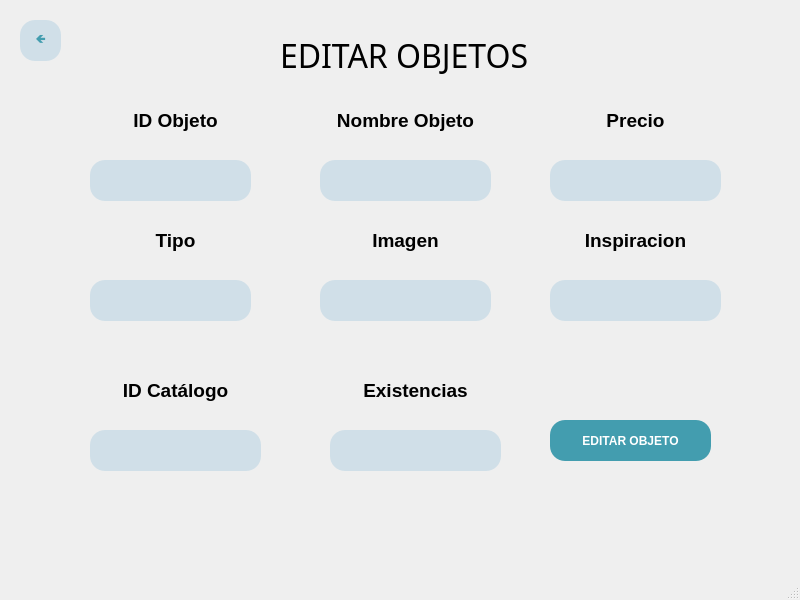
<?xml version="1.0" encoding="UTF-8"?>
<ui version="4.0">
 <class>MainWindow</class>
 <widget class="QMainWindow" name="MainWindow">
  <property name="geometry">
   <rect>
    <x>0</x>
    <y>0</y>
    <width>800</width>
    <height>600</height>
   </rect>
  </property>
  <property name="windowTitle">
   <string>MainWindow</string>
  </property>
  <widget class="QWidget" name="centralwidget">
   <widget class="QPushButton" name="BotonEditarObjeto">
    <property name="geometry">
     <rect>
      <x>550</x>
      <y>420</y>
      <width>161</width>
      <height>41</height>
     </rect>
    </property>
    <property name="palette">
     <palette>
      <active>
       <colorrole role="WindowText">
        <brush brushstyle="SolidPattern">
         <color alpha="255">
          <red>255</red>
          <green>255</green>
          <blue>255</blue>
         </color>
        </brush>
       </colorrole>
       <colorrole role="Button">
        <brush brushstyle="SolidPattern">
         <color alpha="255">
          <red>67</red>
          <green>157</green>
          <blue>175</blue>
         </color>
        </brush>
       </colorrole>
       <colorrole role="Text">
        <brush brushstyle="SolidPattern">
         <color alpha="255">
          <red>255</red>
          <green>255</green>
          <blue>255</blue>
         </color>
        </brush>
       </colorrole>
       <colorrole role="ButtonText">
        <brush brushstyle="SolidPattern">
         <color alpha="255">
          <red>255</red>
          <green>255</green>
          <blue>255</blue>
         </color>
        </brush>
       </colorrole>
       <colorrole role="Base">
        <brush brushstyle="SolidPattern">
         <color alpha="255">
          <red>67</red>
          <green>157</green>
          <blue>175</blue>
         </color>
        </brush>
       </colorrole>
       <colorrole role="Window">
        <brush brushstyle="SolidPattern">
         <color alpha="255">
          <red>67</red>
          <green>157</green>
          <blue>175</blue>
         </color>
        </brush>
       </colorrole>
      </active>
      <inactive>
       <colorrole role="WindowText">
        <brush brushstyle="SolidPattern">
         <color alpha="255">
          <red>255</red>
          <green>255</green>
          <blue>255</blue>
         </color>
        </brush>
       </colorrole>
       <colorrole role="Button">
        <brush brushstyle="SolidPattern">
         <color alpha="255">
          <red>67</red>
          <green>157</green>
          <blue>175</blue>
         </color>
        </brush>
       </colorrole>
       <colorrole role="Text">
        <brush brushstyle="SolidPattern">
         <color alpha="255">
          <red>255</red>
          <green>255</green>
          <blue>255</blue>
         </color>
        </brush>
       </colorrole>
       <colorrole role="ButtonText">
        <brush brushstyle="SolidPattern">
         <color alpha="255">
          <red>255</red>
          <green>255</green>
          <blue>255</blue>
         </color>
        </brush>
       </colorrole>
       <colorrole role="Base">
        <brush brushstyle="SolidPattern">
         <color alpha="255">
          <red>67</red>
          <green>157</green>
          <blue>175</blue>
         </color>
        </brush>
       </colorrole>
       <colorrole role="Window">
        <brush brushstyle="SolidPattern">
         <color alpha="255">
          <red>67</red>
          <green>157</green>
          <blue>175</blue>
         </color>
        </brush>
       </colorrole>
      </inactive>
      <disabled>
       <colorrole role="WindowText">
        <brush brushstyle="SolidPattern">
         <color alpha="255">
          <red>255</red>
          <green>255</green>
          <blue>255</blue>
         </color>
        </brush>
       </colorrole>
       <colorrole role="Button">
        <brush brushstyle="SolidPattern">
         <color alpha="255">
          <red>67</red>
          <green>157</green>
          <blue>175</blue>
         </color>
        </brush>
       </colorrole>
       <colorrole role="Text">
        <brush brushstyle="SolidPattern">
         <color alpha="255">
          <red>255</red>
          <green>255</green>
          <blue>255</blue>
         </color>
        </brush>
       </colorrole>
       <colorrole role="ButtonText">
        <brush brushstyle="SolidPattern">
         <color alpha="255">
          <red>255</red>
          <green>255</green>
          <blue>255</blue>
         </color>
        </brush>
       </colorrole>
       <colorrole role="Base">
        <brush brushstyle="SolidPattern">
         <color alpha="255">
          <red>67</red>
          <green>157</green>
          <blue>175</blue>
         </color>
        </brush>
       </colorrole>
       <colorrole role="Window">
        <brush brushstyle="SolidPattern">
         <color alpha="255">
          <red>67</red>
          <green>157</green>
          <blue>175</blue>
         </color>
        </brush>
       </colorrole>
      </disabled>
     </palette>
    </property>
    <property name="cursor">
     <cursorShape>PointingHandCursor</cursorShape>
    </property>
    <property name="styleSheet">
     <string notr="true">background-color: rgb(67, 157, 175);
color: rgb(255, 255, 255);
font-weight: bold;
font-family: 'Verdana';
border-radius: 15px;</string>
    </property>
    <property name="text">
     <string>EDITAR OBJETO</string>
    </property>
   </widget>
   <widget class="QLabel" name="label_6">
    <property name="geometry">
     <rect>
      <x>310</x>
      <y>370</y>
      <width>211</width>
      <height>41</height>
     </rect>
    </property>
    <property name="text">
     <string>&lt;html&gt;&lt;head/&gt;&lt;body&gt;&lt;p align=&quot;center&quot;&gt;&lt;span style=&quot; font-size:14pt; font-weight:600;&quot;&gt;Existencias&lt;/span&gt;&lt;/p&gt;&lt;/body&gt;&lt;/html&gt;</string>
    </property>
   </widget>
   <widget class="QLabel" name="Titulo">
    <property name="geometry">
     <rect>
      <x>280</x>
      <y>10</y>
      <width>271</width>
      <height>91</height>
     </rect>
    </property>
    <property name="font">
     <font>
      <family>Bell MT</family>
      <pointsize>24</pointsize>
      <weight>50</weight>
      <bold>false</bold>
     </font>
    </property>
    <property name="text">
     <string>EDITAR OBJETOS</string>
    </property>
   </widget>
   <widget class="QLineEdit" name="Precio_entrada">
    <property name="geometry">
     <rect>
      <x>550</x>
      <y>160</y>
      <width>171</width>
      <height>41</height>
     </rect>
    </property>
    <property name="styleSheet">
     <string notr="true">border-radius: 15px;
background-color: rgb(208, 223, 232);</string>
    </property>
   </widget>
   <widget class="QLineEdit" name="IDObra_entrada">
    <property name="geometry">
     <rect>
      <x>90</x>
      <y>160</y>
      <width>161</width>
      <height>41</height>
     </rect>
    </property>
    <property name="styleSheet">
     <string notr="true">border-radius: 15px;
background-color: rgb(208, 223, 232);</string>
    </property>
   </widget>
   <widget class="QLineEdit" name="Existencias_entrada">
    <property name="geometry">
     <rect>
      <x>330</x>
      <y>430</y>
      <width>171</width>
      <height>41</height>
     </rect>
    </property>
    <property name="styleSheet">
     <string notr="true">border-radius: 15px;
background-color: rgb(208, 223, 232);</string>
    </property>
   </widget>
   <widget class="QLineEdit" name="Inspiracion_entrada">
    <property name="geometry">
     <rect>
      <x>550</x>
      <y>280</y>
      <width>171</width>
      <height>41</height>
     </rect>
    </property>
    <property name="styleSheet">
     <string notr="true">border-radius: 15px;
background-color: rgb(208, 223, 232);</string>
    </property>
   </widget>
   <widget class="QLineEdit" name="Tipo_entrada">
    <property name="geometry">
     <rect>
      <x>90</x>
      <y>280</y>
      <width>161</width>
      <height>41</height>
     </rect>
    </property>
    <property name="styleSheet">
     <string notr="true">border-radius: 15px;
background-color: rgb(208, 223, 232);</string>
    </property>
   </widget>
   <widget class="QLabel" name="label">
    <property name="geometry">
     <rect>
      <x>70</x>
      <y>100</y>
      <width>211</width>
      <height>41</height>
     </rect>
    </property>
    <property name="text">
     <string>&lt;html&gt;&lt;head/&gt;&lt;body&gt;&lt;p align=&quot;center&quot;&gt;&lt;span style=&quot; font-size:14pt; font-weight:600;&quot;&gt;ID Objeto&lt;/span&gt;&lt;/p&gt;&lt;/body&gt;&lt;/html&gt;</string>
    </property>
   </widget>
   <widget class="QLabel" name="label_7">
    <property name="geometry">
     <rect>
      <x>530</x>
      <y>220</y>
      <width>211</width>
      <height>41</height>
     </rect>
    </property>
    <property name="text">
     <string>&lt;html&gt;&lt;head/&gt;&lt;body&gt;&lt;p align=&quot;center&quot;&gt;&lt;span style=&quot; font-size:14pt; font-weight:600;&quot;&gt;Inspiracion&lt;/span&gt;&lt;/p&gt;&lt;/body&gt;&lt;/html&gt;</string>
    </property>
   </widget>
   <widget class="QLineEdit" name="Imagen_entrada">
    <property name="geometry">
     <rect>
      <x>320</x>
      <y>280</y>
      <width>171</width>
      <height>41</height>
     </rect>
    </property>
    <property name="styleSheet">
     <string notr="true">border-radius: 15px;
background-color: rgb(208, 223, 232);</string>
    </property>
   </widget>
   <widget class="QLabel" name="label_4">
    <property name="geometry">
     <rect>
      <x>530</x>
      <y>100</y>
      <width>211</width>
      <height>41</height>
     </rect>
    </property>
    <property name="text">
     <string>&lt;html&gt;&lt;head/&gt;&lt;body&gt;&lt;p align=&quot;center&quot;&gt;&lt;span style=&quot; font-size:14pt; font-weight:600;&quot;&gt;Precio&lt;/span&gt;&lt;/p&gt;&lt;/body&gt;&lt;/html&gt;</string>
    </property>
   </widget>
   <widget class="QLabel" name="label_8">
    <property name="geometry">
     <rect>
      <x>300</x>
      <y>220</y>
      <width>211</width>
      <height>41</height>
     </rect>
    </property>
    <property name="text">
     <string>&lt;html&gt;&lt;head/&gt;&lt;body&gt;&lt;p align=&quot;center&quot;&gt;&lt;span style=&quot; font-size:14pt; font-weight:600;&quot;&gt;Imagen&lt;/span&gt;&lt;/p&gt;&lt;/body&gt;&lt;/html&gt;</string>
    </property>
   </widget>
   <widget class="QLineEdit" name="NombreObjeto_entrada">
    <property name="geometry">
     <rect>
      <x>320</x>
      <y>160</y>
      <width>171</width>
      <height>41</height>
     </rect>
    </property>
    <property name="styleSheet">
     <string notr="true">border-radius: 15px;
background-color: rgb(208, 223, 232);</string>
    </property>
   </widget>
   <widget class="QLabel" name="label_3">
    <property name="geometry">
     <rect>
      <x>300</x>
      <y>100</y>
      <width>211</width>
      <height>41</height>
     </rect>
    </property>
    <property name="text">
     <string>&lt;html&gt;&lt;head/&gt;&lt;body&gt;&lt;p align=&quot;center&quot;&gt;&lt;span style=&quot; font-size:14pt; font-weight:600;&quot;&gt;Nombre Objeto&lt;/span&gt;&lt;/p&gt;&lt;/body&gt;&lt;/html&gt;</string>
    </property>
   </widget>
   <widget class="QLabel" name="label_2">
    <property name="geometry">
     <rect>
      <x>70</x>
      <y>220</y>
      <width>211</width>
      <height>41</height>
     </rect>
    </property>
    <property name="text">
     <string>&lt;html&gt;&lt;head/&gt;&lt;body&gt;&lt;p align=&quot;center&quot;&gt;&lt;span style=&quot; font-size:14pt; font-weight:600;&quot;&gt;Tipo&lt;/span&gt;&lt;/p&gt;&lt;/body&gt;&lt;/html&gt;</string>
    </property>
   </widget>
   <widget class="QLabel" name="label_9">
    <property name="geometry">
     <rect>
      <x>70</x>
      <y>370</y>
      <width>211</width>
      <height>41</height>
     </rect>
    </property>
    <property name="text">
     <string>&lt;html&gt;&lt;head/&gt;&lt;body&gt;&lt;p align=&quot;center&quot;&gt;&lt;span style=&quot; font-size:14pt; font-weight:600;&quot;&gt;ID Catálogo&lt;/span&gt;&lt;/p&gt;&lt;/body&gt;&lt;/html&gt;</string>
    </property>
   </widget>
   <widget class="QLineEdit" name="IDCatalogo_entrada">
    <property name="geometry">
     <rect>
      <x>90</x>
      <y>430</y>
      <width>171</width>
      <height>41</height>
     </rect>
    </property>
    <property name="styleSheet">
     <string notr="true">border-radius: 15px;
background-color: rgb(208, 223, 232);</string>
    </property>
   </widget>
   <widget class="QPushButton" name="BotonHome">
    <property name="geometry">
     <rect>
      <x>20</x>
      <y>20</y>
      <width>41</width>
      <height>41</height>
     </rect>
    </property>
    <property name="palette">
     <palette>
      <active>
       <colorrole role="WindowText">
        <brush brushstyle="SolidPattern">
         <color alpha="255">
          <red>67</red>
          <green>157</green>
          <blue>175</blue>
         </color>
        </brush>
       </colorrole>
       <colorrole role="Button">
        <brush brushstyle="SolidPattern">
         <color alpha="255">
          <red>208</red>
          <green>223</green>
          <blue>232</blue>
         </color>
        </brush>
       </colorrole>
       <colorrole role="Text">
        <brush brushstyle="SolidPattern">
         <color alpha="255">
          <red>67</red>
          <green>157</green>
          <blue>175</blue>
         </color>
        </brush>
       </colorrole>
       <colorrole role="ButtonText">
        <brush brushstyle="SolidPattern">
         <color alpha="255">
          <red>67</red>
          <green>157</green>
          <blue>175</blue>
         </color>
        </brush>
       </colorrole>
       <colorrole role="Base">
        <brush brushstyle="SolidPattern">
         <color alpha="255">
          <red>208</red>
          <green>223</green>
          <blue>232</blue>
         </color>
        </brush>
       </colorrole>
       <colorrole role="Window">
        <brush brushstyle="SolidPattern">
         <color alpha="255">
          <red>208</red>
          <green>223</green>
          <blue>232</blue>
         </color>
        </brush>
       </colorrole>
      </active>
      <inactive>
       <colorrole role="WindowText">
        <brush brushstyle="SolidPattern">
         <color alpha="255">
          <red>67</red>
          <green>157</green>
          <blue>175</blue>
         </color>
        </brush>
       </colorrole>
       <colorrole role="Button">
        <brush brushstyle="SolidPattern">
         <color alpha="255">
          <red>208</red>
          <green>223</green>
          <blue>232</blue>
         </color>
        </brush>
       </colorrole>
       <colorrole role="Text">
        <brush brushstyle="SolidPattern">
         <color alpha="255">
          <red>67</red>
          <green>157</green>
          <blue>175</blue>
         </color>
        </brush>
       </colorrole>
       <colorrole role="ButtonText">
        <brush brushstyle="SolidPattern">
         <color alpha="255">
          <red>67</red>
          <green>157</green>
          <blue>175</blue>
         </color>
        </brush>
       </colorrole>
       <colorrole role="Base">
        <brush brushstyle="SolidPattern">
         <color alpha="255">
          <red>208</red>
          <green>223</green>
          <blue>232</blue>
         </color>
        </brush>
       </colorrole>
       <colorrole role="Window">
        <brush brushstyle="SolidPattern">
         <color alpha="255">
          <red>208</red>
          <green>223</green>
          <blue>232</blue>
         </color>
        </brush>
       </colorrole>
      </inactive>
      <disabled>
       <colorrole role="WindowText">
        <brush brushstyle="SolidPattern">
         <color alpha="255">
          <red>67</red>
          <green>157</green>
          <blue>175</blue>
         </color>
        </brush>
       </colorrole>
       <colorrole role="Button">
        <brush brushstyle="SolidPattern">
         <color alpha="255">
          <red>208</red>
          <green>223</green>
          <blue>232</blue>
         </color>
        </brush>
       </colorrole>
       <colorrole role="Text">
        <brush brushstyle="SolidPattern">
         <color alpha="255">
          <red>67</red>
          <green>157</green>
          <blue>175</blue>
         </color>
        </brush>
       </colorrole>
       <colorrole role="ButtonText">
        <brush brushstyle="SolidPattern">
         <color alpha="255">
          <red>67</red>
          <green>157</green>
          <blue>175</blue>
         </color>
        </brush>
       </colorrole>
       <colorrole role="Base">
        <brush brushstyle="SolidPattern">
         <color alpha="255">
          <red>208</red>
          <green>223</green>
          <blue>232</blue>
         </color>
        </brush>
       </colorrole>
       <colorrole role="Window">
        <brush brushstyle="SolidPattern">
         <color alpha="255">
          <red>208</red>
          <green>223</green>
          <blue>232</blue>
         </color>
        </brush>
       </colorrole>
      </disabled>
     </palette>
    </property>
    <property name="cursor">
     <cursorShape>PointingHandCursor</cursorShape>
    </property>
    <property name="styleSheet">
     <string notr="true">background-color: rgb(208, 223, 232);
color:rgb(67, 157, 175);
font-weight: bold;
font-family: 'Verdana';
border-radius: 15px;</string>
    </property>
    <property name="text">
     <string>🡸</string>
    </property>
   </widget>
  </widget>
  <widget class="QMenuBar" name="menubar">
   <property name="geometry">
    <rect>
     <x>0</x>
     <y>0</y>
     <width>800</width>
     <height>21</height>
    </rect>
   </property>
  </widget>
  <widget class="QStatusBar" name="statusbar"/>
 </widget>
 <resources/>
 <connections/>
</ui>
